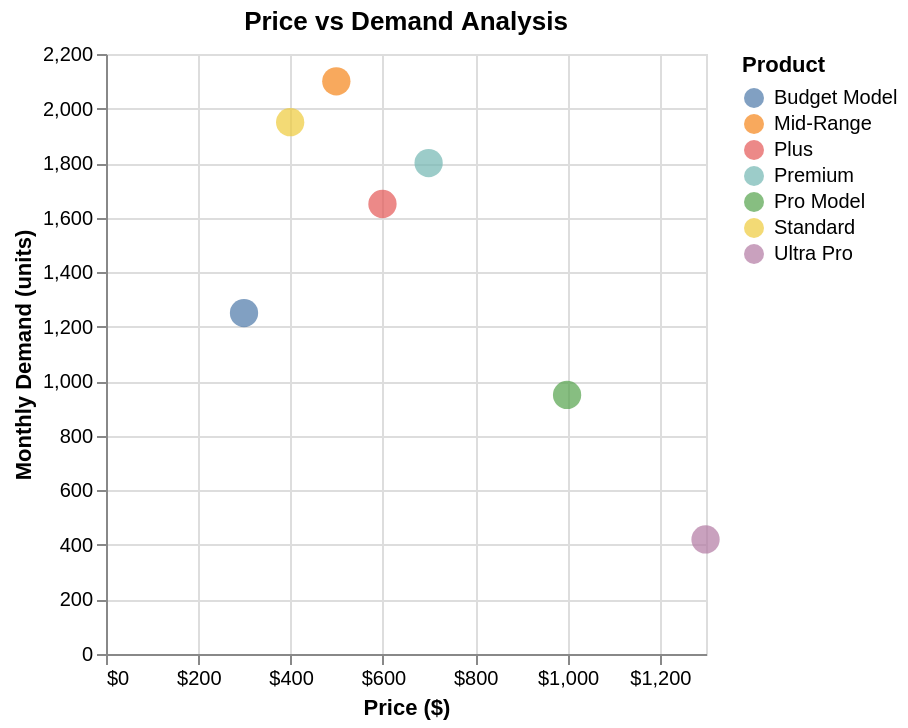

Write a Vega-Lite specification for this figure.
### Vega-Lite specification from a JSON file in a GitHub repository (floating-point values rounded to 4 significant figures)
{"$schema": "https://vega.github.io/schema/vega-lite/v6.json", "description": "Price vs demand relationship", "data": {"values": [{"price": 299, "demand": 1250, "product": "Budget Model"}, {"price": 499, "demand": 2100, "product": "Mid-Range"}, {"price": 699, "demand": 1800, "product": "Premium"}, {"price": 999, "demand": 950, "product": "Pro Model"}, {"price": 1299, "demand": 420, "product": "Ultra Pro"}, {"price": 399, "demand": 1950, "product": "Standard"}, {"price": 599, "demand": 1650, "product": "Plus"}]}, "mark": {"type": "circle", "size": 200}, "encoding": {"x": {"field": "price", "type": "quantitative", "axis": {"title": "Price ($)", "format": "$,.0f"}}, "y": {"field": "demand", "type": "quantitative", "axis": {"title": "Monthly Demand (units)"}}, "color": {"field": "product", "type": "nominal", "legend": {"title": "Product"}}, "tooltip": [{"field": "product", "type": "nominal"}, {"field": "price", "type": "quantitative", "format": "$,.0f"}, {"field": "demand", "type": "quantitative", "format": ",.0f"}]}, "title": "Price vs Demand Analysis"}
